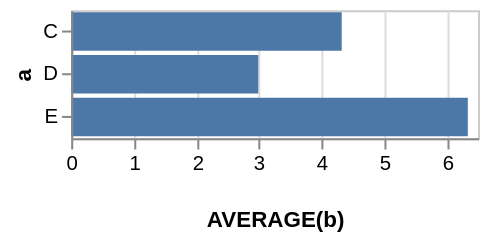

Vega-Lite specification for this chart:
### Vega specification from a JSON file in a GitHub repository (floating-point values rounded to 4 significant figures)
{"$schema": "https://vega.github.io/schema/vega/v3.0.json", "autosize": "pad", "padding": 5, "encode": {"update": {"stroke": {"value": "#ccc"}, "fill": {"value": "transparent"}}}, "data": [{"name": "source_0", "values": [{"a": "C", "b": 2}, {"a": "C", "b": 7}, {"a": "C", "b": 4}, {"a": "D", "b": 1}, {"a": "D", "b": 2}, {"a": "D", "b": 6}, {"a": "E", "b": 8}, {"a": "E", "b": 4}, {"a": "E", "b": 7}]}, {"name": "data_0", "source": "source_0", "transform": [{"type": "formula", "expr": "toNumber(datum[\"b\"])", "as": "b"}, {"type": "aggregate", "groupby": ["a"], "ops": ["average"], "fields": ["b"], "as": ["average_b"]}]}], "signals": [{"name": "width", "update": "200"}, {"name": "y_step", "value": 21}, {"name": "height", "update": "bandspace(domain('y').length, 0.1, 0.05) * y_step"}], "marks": [{"name": "marks", "type": "rect", "clip": true, "role": "bar", "from": {"data": "data_0"}, "encode": {"update": {"x": {"scale": "x", "field": "average_b"}, "x2": {"scale": "x", "value": 0}, "y": {"scale": "y", "field": "a"}, "height": {"scale": "y", "band": true}, "fill": {"value": "#4c78a8"}}}}], "scales": [{"name": "x", "type": "linear", "domain": {"data": "data_0", "field": "average_b"}, "range": [0, {"signal": "width"}], "round": true, "nice": true, "zero": true}, {"name": "y", "type": "band", "domain": {"data": "data_0", "field": "a", "sort": true}, "range": {"step": {"signal": "y_step"}}, "round": true, "paddingInner": 0.1, "paddingOuter": 0.05}], "axes": [{"scale": "x", "labelOverlap": true, "maxExtent": 30, "minExtent": 30, "orient": "bottom", "tickCount": 5, "title": "AVERAGE(b)", "zindex": 1}, {"scale": "x", "domain": false, "grid": true, "labels": false, "orient": "bottom", "tickCount": 5, "ticks": false, "zindex": 0, "gridScale": "y"}, {"scale": "y", "orient": "left", "title": "a", "zindex": 1}], "config": {"axis": {"quantitativeExtent": 30}}}
